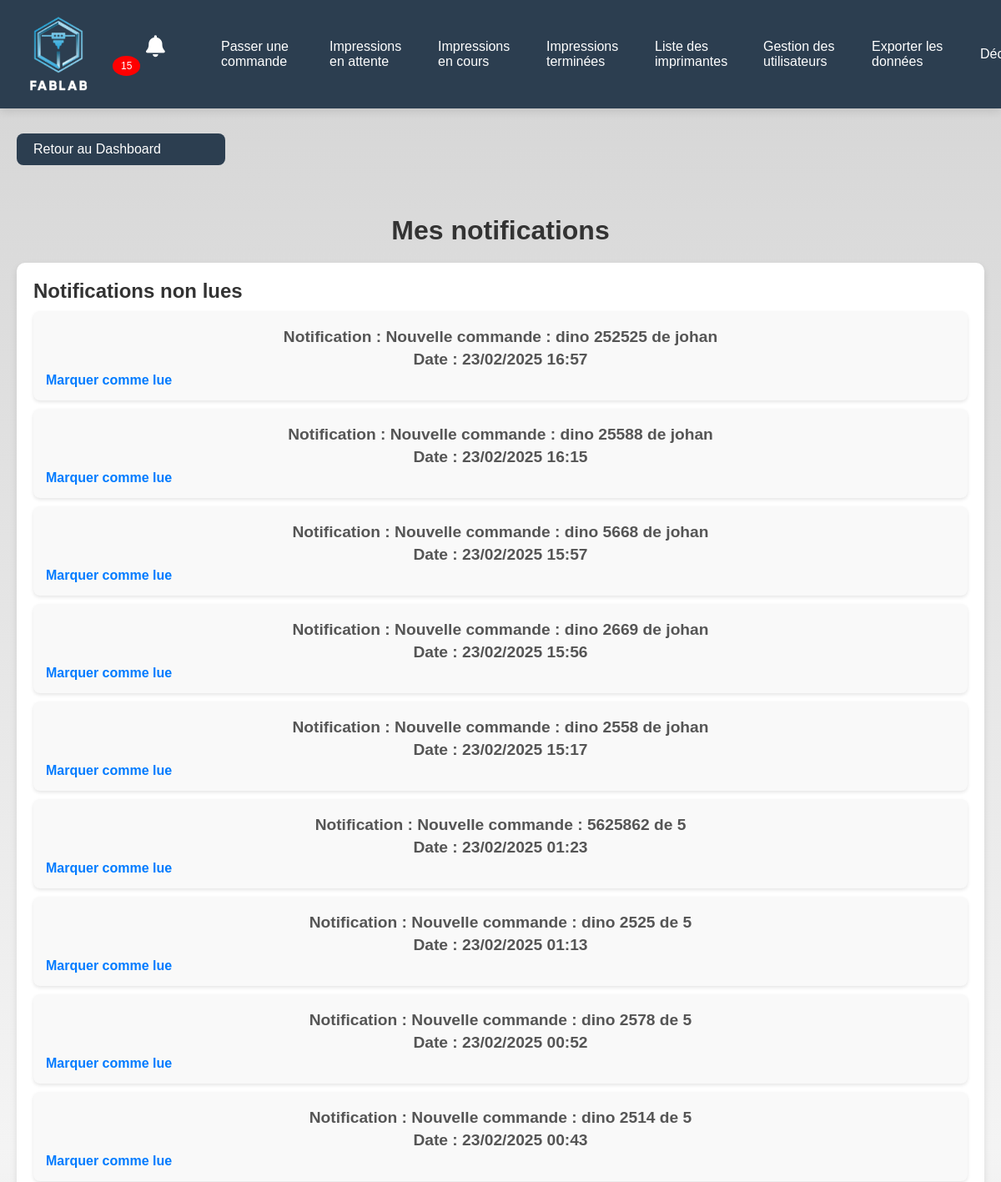
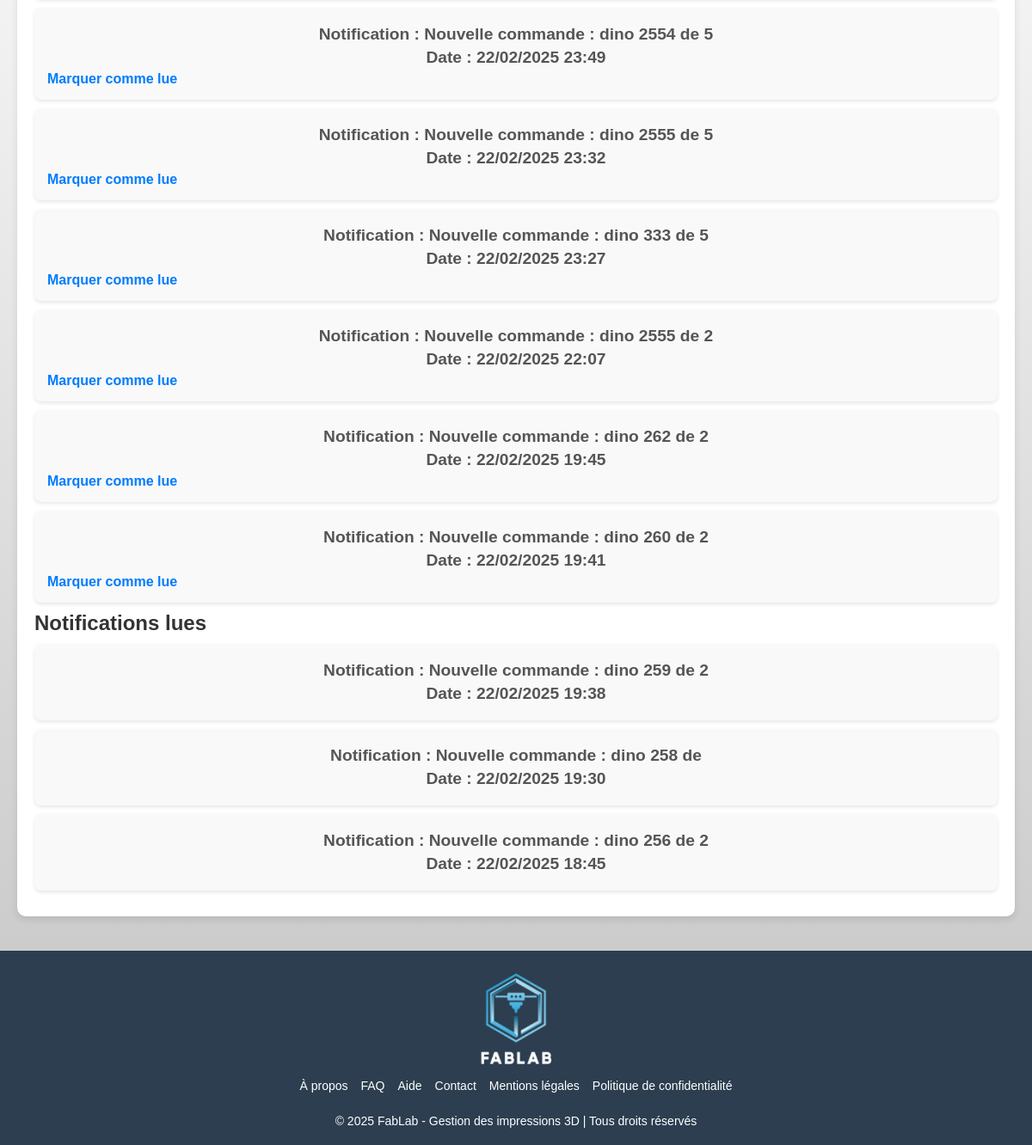
/backend/views/notification-admin.php (signed in), run on the app's committed database (2 pictures, top to bottom).
### tables this page shows
CREATE TABLE IF NOT EXISTS `notifications` (
  `id` int NOT NULL AUTO_INCREMENT,
  `user_id` int DEFAULT NULL,
  `message` varchar(255) DEFAULT NULL,
  `status` enum('unread','read') DEFAULT 'unread',
  `created_at` timestamp NULL DEFAULT CURRENT_TIMESTAMP,
  PRIMARY KEY (`id`),
  KEY `user_id` (`user_id`)
);

### backend/views/notification-admin.php (the view, shortened to what this page needs)
<?php
include '../db/config.php';
$user_id = $_SESSION["user_id"];
$stmtUnread = $pdo->prepare("SELECT * FROM notifications WHERE user_id = ? AND status = 'unread' ORDER BY created_at DESC");
$stmtUnread->execute([$user_id]);
$notificationsUnread = $stmtUnread->fetchAll();
$stmtRead = $pdo->prepare("SELECT * FROM notifications WHERE user_id = ? AND status = 'read' ORDER BY created_at DESC");
$stmtRead->execute([$user_id]);
$notificationsRead = $stmtRead->fetchAll();
?>
<!DOCTYPE html>
<html lang="fr">
<head>
    <link rel="stylesheet" href="/public/assets/css/header.css">
    <link rel="stylesheet" href="/public/assets/css/notification.css">
    <link rel="stylesheet" href="/public/assets/css/footer.css">
</head>
<body>
<?php include '../../backend/includes/header.php'; ?>
<a href="/backend/views/dashboard-admin.php" class="back-btn">Retour au Dashboard</a>
<div class="container">
    <div id="notification">
        <h2>Mes notifications</h2>
        <div id="notification-box">
            <h3>Notifications non lues</h3>
            <ul id="notifications-list">
                <?php
                if (empty($notificationsUnread)) {
                    echo "<p>Aucune notification non lue à afficher.</p>";
                } else {
                    foreach ($notificationsUnread as $notification) { ?>
                        <li>
                            <p><strong>Notification :</strong> <?php echo $notification['message']; ?></p>
                            <p><strong>Date :</strong> <?php echo date("d/m/Y H:i", strtotime($notification['created_at'])); ?></p>
                            <a href="notification-admin.php?notification_id=<?php echo $notification['id']; ?>">Marquer comme lue</a>
                        </li>
                    <?php }
                }
                ?>
            </ul>
            <h3>Notifications lues</h3>
            <ul id="notifications-list">
                <?php
                if (empty($notificationsRead)) {
                    echo "<p>Aucune notification lue à afficher.</p>";
                } else {
                    foreach ($notificationsRead as $notification) { ?>
                        <li>
                            <p><strong>Notification :</strong> <?php echo $notification['message']; ?></p>
                            <p><strong>Date :</strong> <?php echo date("d/m/Y H:i", strtotime($notification['created_at'])); ?></p>
                        </li>
                    <?php }
                }
                ?>
            </ul>
        </div>
    </div>
</div>
<?php include '../../backend/includes/footer.php'; ?>
</body>
</html>

### public/assets/css/notification.css (style rules this page uses)
body { font-family: Arial, sans-serif; background-color: #f4f4f4; margin: 0; padding: 0; }
.container { width: 80%; margin: 20px auto; }
#notification h2 { font-size: 2em; color: #333; text-align: center; margin-bottom: 20px; }
#notification-box { background-color: #fff; border-radius: 10px; box-shadow: 0 4px 8px rgba(0, 0, 0, 0.1); padding: 20px; }
#notifications-list { list-style-type: none; padding: 0; margin: 0; }
#notifications-list li { background-color: #f9f9f9; padding: 15px; border-radius: 8px; margin-bottom: 10px; box-shadow: 0 2px 4px rgba(0, 0, 0, 0.1); transition: background-color 0.3s ease; }
#notifications-list li a { color: #007bff; text-decoration: none; font-weight: bold; }
h3 { font-size: 1.5em; margin-bottom: 10px; color: #333; }
#notifications-list li p { margin: 5px 0; color: #555; }
#notifications-list li p strong { font-weight: bold; }
#notification-box p { text-align: center; font-size: 1.2em; color: #333; font-weight: bold; }
.back-btn { display: inline-block; margin-bottom: 20px; background-color: #2c3e50; color: white; margin-top: 30px; margin-left: 20px; padding: 10px 20px; border-radius: 8px; text-decoration: none; font-size: 16px; transition: background-color 0.3s; width: 250px; }

### public/assets/css/footer.css (style rules this page uses)
html, body { height: 100%; margin: 0; padding: 0; display: flex; flex-direction: column; }
.container { flex: 1; display: flex; flex-direction: column; }

### public/assets/css/index.css (style rules this page uses)
* { margin: 0; padding: 0; box-sizing: border-box; }
html, body { width: 100%; font-family: Arial, sans-serif; background: linear-gradient(to bottom, #d4d4d4, #f4f4f4, #c4c4c4); overflow-x: hidden; }
.container { display: flex; flex-direction: column; width: 100%; height: auto; padding: 20px; }

### data on the page
notifications: message "Nouvelle commande : dino 252525 de johan", created_at "23/02/2025 16:57"
notifications: message "Nouvelle commande : dino 25588 de johan", created_at "23/02/2025 16:15"
notifications: message "Nouvelle commande : dino 5668 de johan", created_at "23/02/2025 15:57"
notifications: message "Nouvelle commande : dino 2669 de johan", created_at "23/02/2025 15:56"
notifications: message "Nouvelle commande : dino 2558 de johan", created_at "23/02/2025 15:17"
notifications: message "Nouvelle commande : 5625862 de 5", created_at "23/02/2025 01:23"
notifications: message "Nouvelle commande : dino 2525 de 5", created_at "23/02/2025 01:13"
notifications: message "Nouvelle commande : dino 2578 de 5", created_at "23/02/2025 00:52"
notifications: message "Nouvelle commande : dino 2514 de 5", created_at "23/02/2025 00:43"
notifications: message "Nouvelle commande : dino 2554 de 5", created_at "22/02/2025 23:49"
notifications: message "Nouvelle commande : dino 2555 de 5", created_at "22/02/2025 23:32"
notifications: message "Nouvelle commande : dino 333 de 5", created_at "22/02/2025 23:27"
notifications: message "Nouvelle commande : dino 2555 de 2", created_at "22/02/2025 22:07"
notifications: message "Nouvelle commande : dino 262 de 2", created_at "22/02/2025 19:45"
notifications: message "Nouvelle commande : dino 260 de 2", created_at "22/02/2025 19:41"
notifications: message "Nouvelle commande : dino 259 de 2", created_at "22/02/2025 19:38"
notifications: message "Nouvelle commande : dino 258 de", created_at "22/02/2025 19:30"
notifications: message "Nouvelle commande : dino 256 de 2", created_at "22/02/2025 18:45"

### other printed values
$unreadCount "15"
